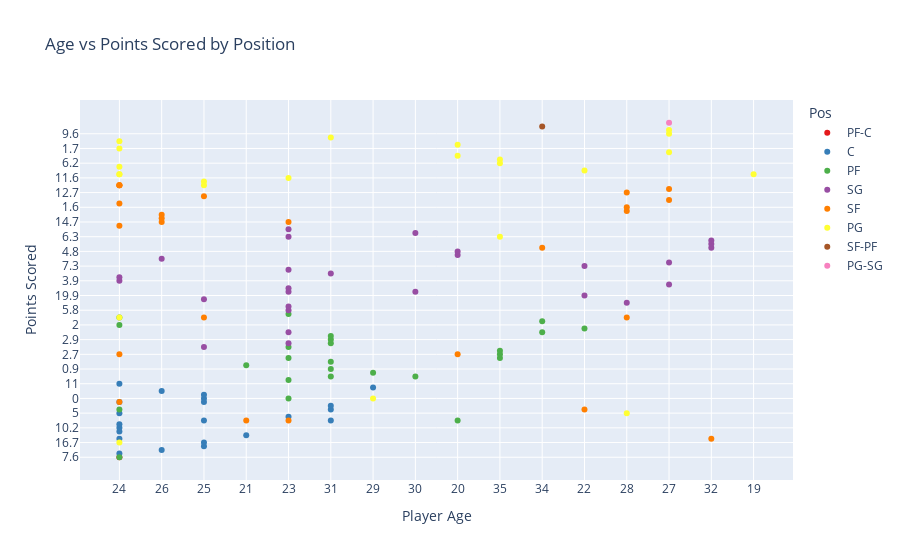

Notebook code for this chart:
### Markdown cell above
## Plotly

### Code cell
# Plot 1: Age vs Points Scored (Scatter Plot)
fig1 = px.scatter(df, x='Age', y='PTS', color='Pos', 
                  title="Age vs Points Scored by Position", 
                  labels={'Age': 'Player Age', 'PTS': 'Points Scored'},
                  color_discrete_sequence=px.colors.qualitative.Set1)
fig1.show()

### Figure 1 — Plotly figure (JSON) as saved in the notebook; plotly's stock layout.template omitted (floating-point values rounded to 4 significant figures)
{"data": [{"hovertemplate": "Pos=PF-C<br>Player Age=%{x}<br>Points Scored=%{y}<extra></extra>", "legendgroup": "PF-C", "marker": {"color": "rgb(228,26,28)", "symbol": "circle"}, "mode": "markers", "name": "PF-C", "orientation": "v", "showlegend": true, "type": "scatter", "x": ["24"], "xaxis": "x", "y": ["7.6"], "yaxis": "y"}, {"hovertemplate": "Pos=C<br>Player Age=%{x}<br>Points Scored=%{y}<extra></extra>", "legendgroup": "C", "marker": {"color": "rgb(55,126,184)", "symbol": "circle"}, "mode": "markers", "name": "C", "orientation": "v", "showlegend": true, "type": "scatter", "x": ["24", "26", "25", "25", "24", "21", "24", "24", "24", "25", "23", "24", "31", "31", "31", "25", "25", "25", "24", "26", "29", "24"], "xaxis": "x", "y": ["7.7", "19.3", "16.5", "16.7", "2.2", "1.5", "11.7", "10.2", "13.3", "4.4", "3.3", "5", "4.4", "5.2", "1.8", "3.4", "0", "4.1", "3.4", "5.7", "11.5", "11"], "yaxis": "y"}, {"hovertemplate": "Pos=PF<br>Player Age=%{x}<br>Points Scored=%{y}<extra></extra>", "legendgroup": "PF", "marker": {"color": "rgb(77,175,74)", "symbol": "circle"}, "mode": "markers", "name": "PF", "orientation": "v", "showlegend": true, "type": "scatter", "x": ["24", "23", "30", "29", "31", "21", "20", "31", "35", "35", "35", "23", "23", "23", "31", "31", "31", "34", "24", "31", "22", "24", "34", "24", "23"], "xaxis": "x", "y": ["7.6", "10.7", "6.4", "30.4", "0.9", "22.6", "4.4", "12.2", "5.3", "2.7", "5.5", "5.3", "0", "8", "6.7", "2.9", "8.8", "20.2", "5.2", "6.4", "2.5", "2", "20.8", "3.7", "7.5"], "yaxis": "y"}, {"hovertemplate": "Pos=SG<br>Player Age=%{x}<br>Points Scored=%{y}<extra></extra>", "legendgroup": "SG", "marker": {"color": "rgb(152,78,163)", "symbol": "circle"}, "mode": "markers", "name": "SG", "orientation": "v", "showlegend": true, "type": "scatter", "x": ["23", "23", "23", "25", "28", "25", "22", "23", "23", "23", "30", "27", "24", "24", "31", "23", "22", "27", "26", "20", "20", "32", "32", "32", "23", "30", "23"], "xaxis": "x", "y": ["5.8", "5.4", "6.7", "8", "13.5", "23.7", "19.9", "20.2", "18.2", "21.8", "18.2", "11.3", "3.9", "3.5", "16.9", "3.6", "7.3", "12.1", "0.8", "1.4", "4.8", "10.4", "12.6", "6.5", "6.3", "10.1", "2.8"], "yaxis": "y"}, {"hovertemplate": "Pos=SF<br>Player Age=%{x}<br>Points Scored=%{y}<extra></extra>", "legendgroup": "SF", "marker": {"color": "rgb(255,127,0)", "symbol": "circle"}, "mode": "markers", "name": "SF", "orientation": "v", "showlegend": true, "type": "scatter", "x": ["24", "26", "26", "26", "23", "21", "20", "28", "28", "28", "23", "24", "24", "24", "34", "22", "27", "25", "25", "28", "27", "24", "24", "24", "32"], "xaxis": "x", "y": ["2.6", "14.7", "15.1", "14.1", "14.7", "4.4", "2.7", "3.7", "4.5", "1.6", "4.4", "13.7", "2.7", "3.4", "10.4", "5.2", "19.6", "21", "3.7", "12.7", "23", "4.2", "4.2", "4.2", "2.2"], "yaxis": "y"}, {"hovertemplate": "Pos=PG<br>Player Age=%{x}<br>Points Scored=%{y}<extra></extra>", "legendgroup": "PG", "marker": {"color": "rgb(255,255,51)", "symbol": "circle"}, "mode": "markers", "name": "PG", "orientation": "v", "showlegend": true, "type": "scatter", "x": ["25", "23", "29", "19", "22", "24", "24", "24", "35", "35", "35", "20", "27", "24", "24", "24", "20", "24", "31", "25", "27", "27", "28"], "xaxis": "x", "y": ["7.1", "11.6", "0", "2.3", "23.9", "10.3", "2.3", "16.7", "6.2", "6.3", "6", "4.6", "27.1", "2.3", "1.7", "3.7", "9.2", "4", "15.7", "4.2", "9.6", "28.7", "5"], "yaxis": "y"}, {"hovertemplate": "Pos=SF-PF<br>Player Age=%{x}<br>Points Scored=%{y}<extra></extra>", "legendgroup": "SF-PF", "marker": {"color": "rgb(166,86,40)", "symbol": "circle"}, "mode": "markers", "name": "SF-PF", "orientation": "v", "showlegend": true, "type": "scatter", "x": ["34"], "xaxis": "x", "y": ["15.2"], "yaxis": "y"}, {"hovertemplate": "Pos=PG-SG<br>Player Age=%{x}<br>Points Scored=%{y}<extra></extra>", "legendgroup": "PG-SG", "marker": {"color": "rgb(247,129,191)", "symbol": "circle"}, "mode": "markers", "name": "PG-SG", "orientation": "v", "showlegend": true, "type": "scatter", "x": ["27"], "xaxis": "x", "y": ["10.8"], "yaxis": "y"}], "layout": {"legend": {"title": {"text": "Pos"}, "tracegroupgap": 0}, "title": {"text": "Age vs Points Scored by Position"}, "xaxis": {"anchor": "y", "domain": [0, 1], "title": {"text": "Player Age"}}, "yaxis": {"anchor": "x", "domain": [0, 1], "title": {"text": "Points Scored"}}}}
